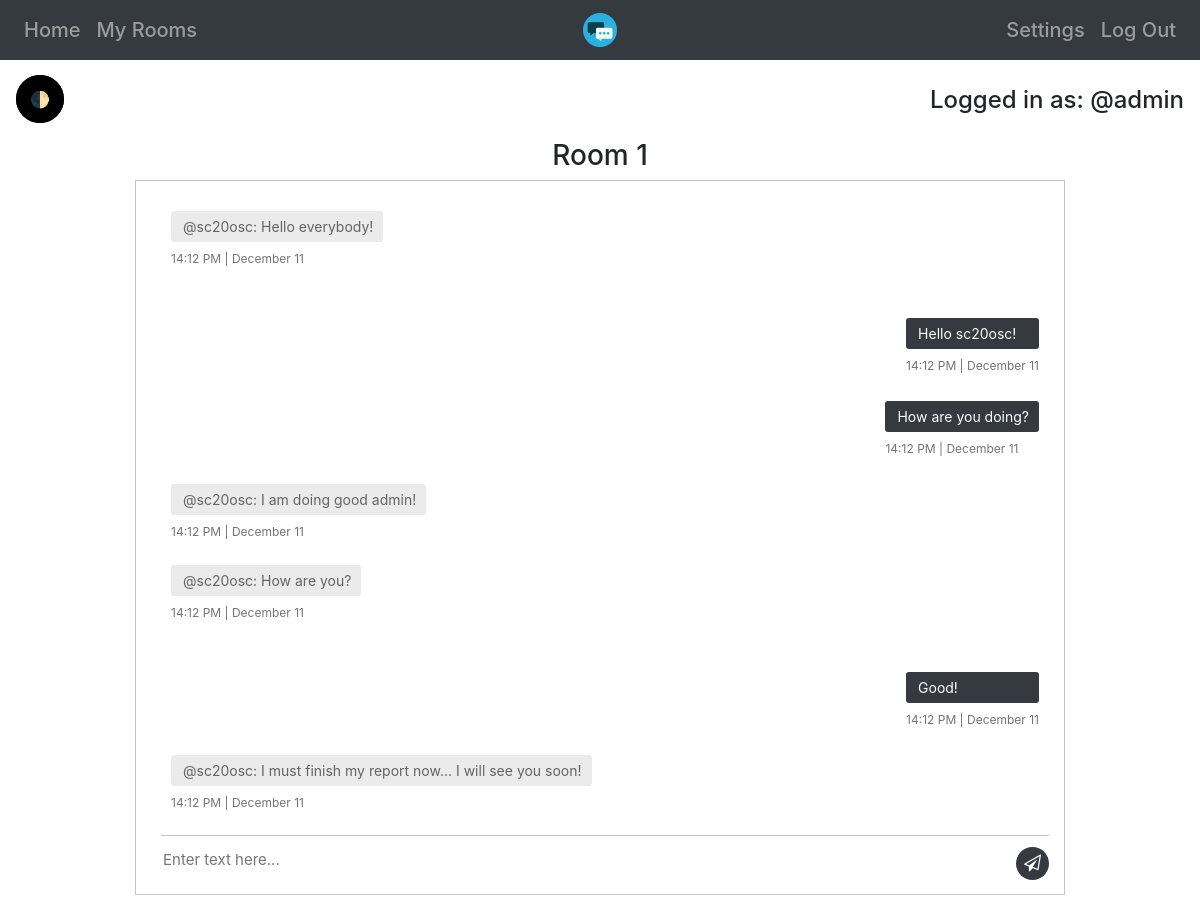
/room/1 (signed in), run on the app's committed database.
### app/models.py (models this page shows)
class Users(UserMixin,db.Model):
  __tablename__='Users'
  id=db.Column(db.Integer,primary_key=True)
  username=db.Column(db.String(20),unique=True)
  email=db.Column(db.String(50),unique=True)
  password=db.Column(db.String)
  rooms=db.relationship("Rooms",secondary='UserRooms',back_populates="users")

class Messages(db.Model):
  __tablename__='Messages'
  id=db.Column(db.Integer,primary_key=True)
  userroom_id=db.Column(db.Integer,db.ForeignKey('UserRooms.id'))
  message=db.Column(db.String(200))
  datetime=db.Column(db.DateTime(timezone=True))

### app/room.py (the view)
@room.route('/room/<room_id>',methods=['GET'])
@login_required
def show(room_id):
  if len(Rooms.query.filter_by(id=room_id).all())==0:
    flash("Room "+str(room_id)+" does not exist", "error")
    log_error(user=current_user,room=room_id,ip=request.remote_addr,error="room-not-exists")
    return redirect(url_for('home.show') + '?error=room-not-exists')
  if UserRooms.query.filter_by(user=current_user.id,room=room_id).count()==0:
    flash("You are not in Room "+str(room_id), "error")
    log_error(user=current_user,room=room_id,ip=request.remote_addr,error="room-must-join-room")
    return redirect(url_for('home.show') + '?error=must-join-room')
  else:
    userrooms=UserRooms.query.filter_by(room=room_id).all()
    messages=[]
    usernames=[]
    times=[]
    for i in range(len(userrooms)):
      userroom_messages=Messages.query.filter_by(userroom_id=userrooms[i].id).all()
      for message in userroom_messages:
        messages.append(message)
    messages.sort(key=lambda r: r.datetime)
    for message in messages:
      times.append(message.datetime.strftime("%H:%m %p | %B %d"))
      userid=UserRooms.query.filter_by(id=message.userroom_id).one().user
      username=Users.query.filter_by(id=userid).one().username
      usernames.append(username)
    return render_template('chatroom.html',room_id=room_id,messages=messages,no_messages=len(messages),usernames=usernames,userroom_id=UserRooms.query.filter_by(user=current_user.id,room=room_id).one().id,times=times)

### app/__init__.py (called while the page is built)
@login_manager.user_loader
def load_user(id):
  return Users.query.get(int(id))

### app/templates/chatroom.html
{% extends "home.html" %}
{% block head %}
<link rel="stylesheet" href="/static/css/rooms.css">
<link rel="stylesheet" href="https://cdnjs.cloudflare.com/ajax/libs/font-awesome/4.7.0/css/font-awesome.css">
{% endblock %}
{% block content %}
<div class="container">
  <h3 class="text-center">Room {{ room_id }}</h3>
  <div class="messaging">
    <div class="inbox_msg">
      <div class="mesgs">
        <div class="msg_history">
          {% for i in range(no_messages) %}
          {% if usernames[i] == current_user.username %}
          <div class="outgoing_msg">
            <div class="sent_msg">
              <p>{{ messages[i].message }}</p>
              <span class="time_date">{{ times[i] }}</span>
            </div>
          </div>
          {% else %}
          <div class="incoming_msg">
            <div class="received_msg">
              <div class="received_withd_msg">
                <p>@{{ usernames[i] }}: {{ messages[i].message }}</p>
                <span class="time_date">{{ times[i] }}</span>
              </div>
            </div>
          </div>
          <br>
          {% endif %}
          {% endfor %}
        </div>
        <br>
        <div class="type_msg">
          <div class="input_msg_write spacebottom">
          <form method="POST" action="/room/chat/{{ room_id }}">
            <input type="text" name="message" class="write_msg inputfieldblack sendchat" placeholder="Enter text here..." required autofocus>
            <button class="msg_send_btn btn-darkmode" type="submit"><i class="fa fa-paper-plane-o" aria-hidden="true" alt="send"></i></button>
          </form>
          </div>
        </div>
      </div>
    </div>
  </div>
</div>
{% endblock %}

### app/templates/home.html (shortened to what this page needs)
{% extends "base.html" %}
{% block navbar %}
<nav class="navbar navbar-expand-md navbar-dark bg-dark">
  <div class="navbar-collapse collapse w-100 order-1 order-md-0 dual-collapse2">
    <ul class="navbar-nav mr-auto">
      <li class="nav-item mb-0 h5"><a class="nav-link" href="/home">Home</a></li>
      <li class="nav-item mb-0 h5"><a class="nav-link" href="/myrooms">My Rooms</a></li>
    </ul>
  </div>
  <div class="mx-auto order-0">
    <a class="navbar-brand mx-auto" href="/home"><img src="/static/favicon.ico" alt="TickTalk" width="34" height="34"></a>
  </div>
  <div class="navbar-collapse collapse w-100 order-3 dual-collapse2">
    <ul class="navbar-nav ml-auto">
      <li class="nav-item mb-0 h5"><a class="nav-link" href="/settings">Settings</a></li>
      <li class="nav-item mb-0 h5"><a class="nav-link" href="/logout">Log Out</a></li>
    </ul>
  </div>
</nav>
<div class="autowidth text-center">
</div>
<h4 class="text-right loggedinuser">Logged in as: @{{ current_user.username }}</h4>
{% endblock %}

### app/static/css/style.css (style rules this page uses)
html, body { max-width: 100%; overflow-x: hidden; }
.sendchat { border-top-left-radius: 4px; border-top-right-radius: 4px; border-bottom-right-radius: 4px; border-bottom-left-radius: 4px; }
.loggedinuser { padding: 16px; }
.spacebottom { padding-bottom: 10px; }
.autowidth { align-self: center; align-items: center; padding-left: 40%; padding-right: 40%; padding-top: 10px; }

### app/static/css/rooms.css (style rules this page uses)
.container { max-width: 80%; padding-bottom: 20px; }
.inbox_msg { border: 1px solid #c4c4c4; clear: both; overflow: hidden; }
.received_msg { display: inline-block; padding: 0 0 0 10px; vertical-align: top; max-width: 80%; }
.received_withd_msg p { background: #ebebeb none repeat scroll 0 0; border-radius: 3px; color: #646464; font-size: 14px; margin: 0; padding: 5px 10px 5px 12px; width: 100%; }
.time_date { color: #747474; display: block; font-size: 12px; margin: 8px 0 0; }
.received_withd_msg { width: 100%; }
.mesgs { float: left; padding: 30px 15px 0 25px; width: 100%; }
.sent_msg p { background: #343a40 none repeat scroll 0 0; border-radius: 3px; font-size: 14px; margin: 0; color: #fff; padding: 5px 10px 5px 12px; width: 100%; }
.outgoing_msg { overflow: hidden; margin: 26px 0 26px; }
.sent_msg { float: right; max-width: 80%; padding-right: 10px; }
.input_msg_write input { background: rgba(0, 0, 0, 0) none repeat scroll 0 0; border: medium none; color: #4c4c4c; font-size: 15px; min-height: 48px; width: 100%; }
.type_msg { border-top: 1px solid #c4c4c4; position: relative; }
.msg_send_btn { background: #343a40 none repeat scroll 0 0; border: medium none; border-radius: 50%; color: #fff; cursor: pointer; font-size: 17px; height: 33px; position: absolute; right: 0; top: 11px; width: 33px; }
.messaging { padding: 0 0 0 0; }
.msg_history { height: 600px; overflow-y: auto; overflow-x: auto; }

### data on the page
Users: username "admin"
Users: username "sc20osc" "sc20osc" "sc20osc" "sc20osc"
Messages: message "Hello everybody!"
Messages: message "Hello sc20osc!"
Messages: message "How are you doing?"
Messages: message "I am doing good admin!"
Messages: message "How are you?"
Messages: message "Good!"
Messages: message "I must finish my report now... I will see you soon!"

### other printed values
{{ room_id }} "1"
{{ times[i] }} "14:12 PM | December 11" "14:12 PM | December 11" "14:12 PM | December 11" "14:12 PM | December 11"
{{ times[i] }} "14:12 PM | December 11" "14:12 PM | December 11" "14:12 PM | December 11"
